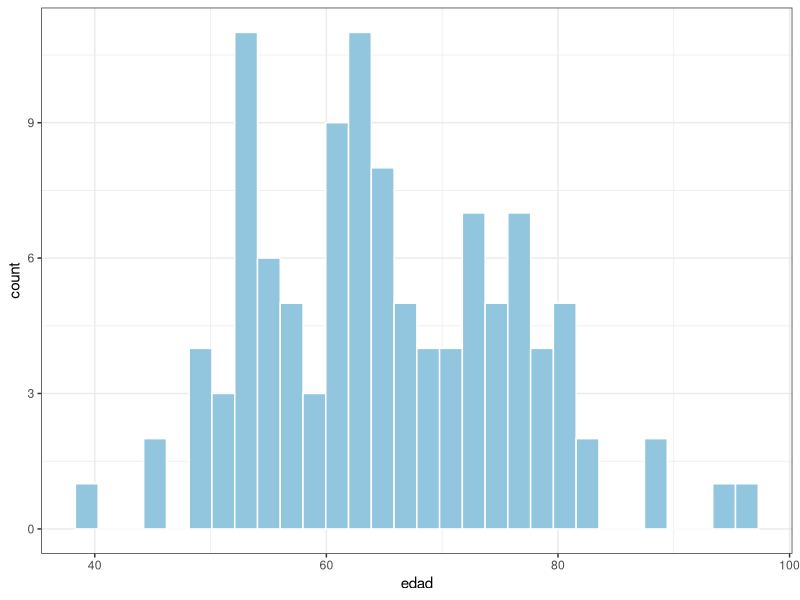
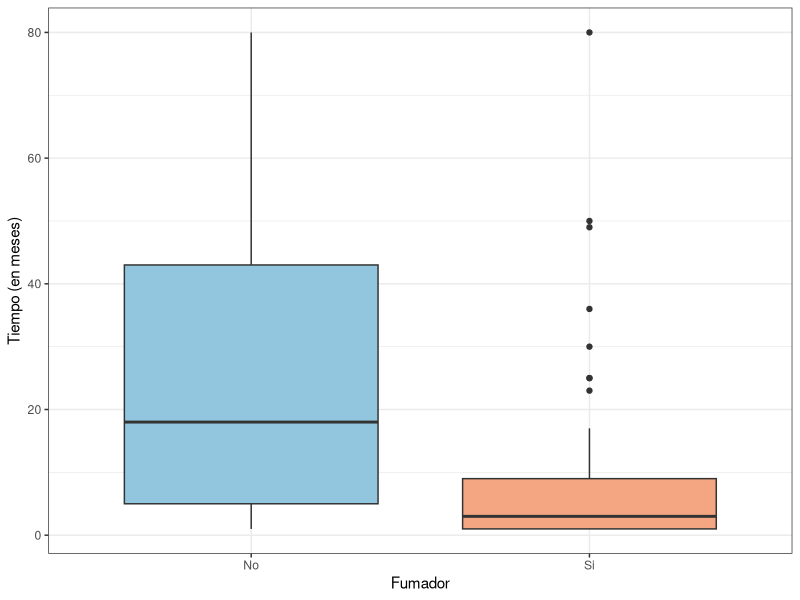
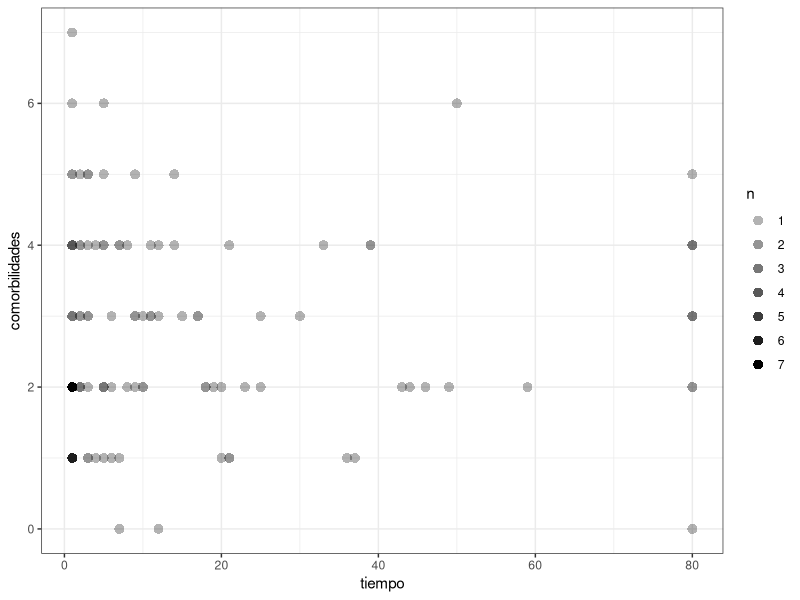
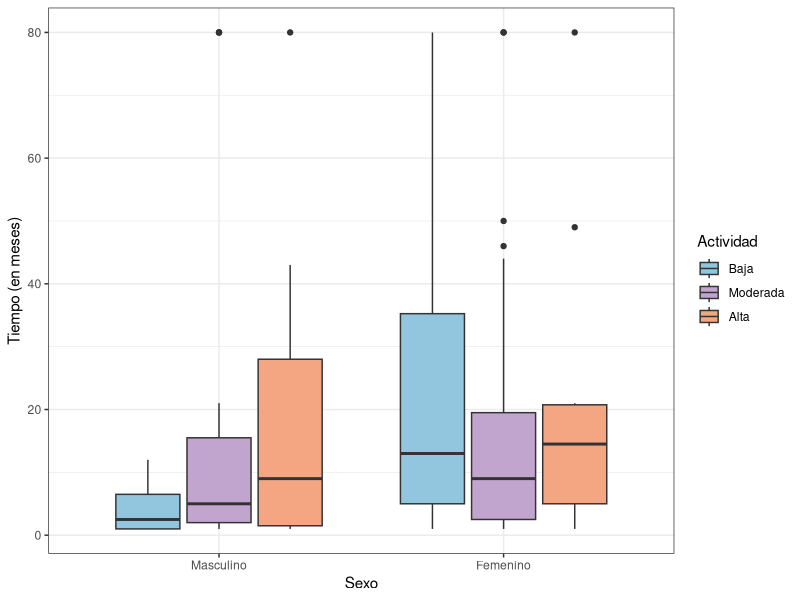
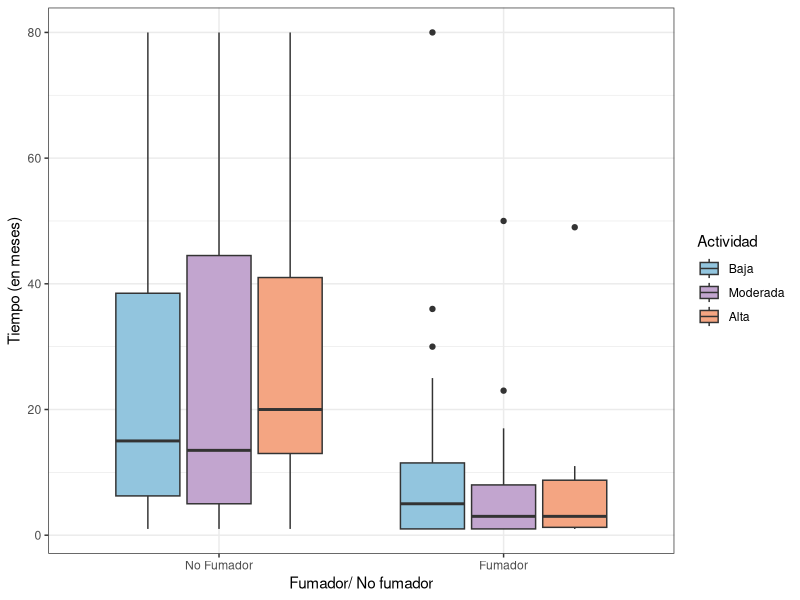

Generate these figures, in order, with R:
## ---- chunk 1
# holandaaaa se me ocurrió que podemos ir hablando por acá (igual pusé comentarios más abajo jeje)
## ---- chunk 2
knitr::opts_chunk$set(
  warning = FALSE,
  message = FALSE
)
## ---- chunk 3

library(readr)
library(tibble)
library(tidyverse)
library(dplyr)
library(knitr)
library(kableExtra)
library(RColorBrewer) # Paletas
library(survival)  # Manejo datos de supervivencia 
library(survminer) # Crear gráficos con la función ggsurvplot()
library(survMisc)  # Para realizar el test de tendencia
library(ggpubr)    # Manejo de gráficos con ggplot (o ggsurvplot)

# Para que las tablas, etc esté en español
# tinytex::tlmgr_install("babel-spanish")


## ---- chunk 4
# ------------ Cargando los datos  ------------
# Somos el grupo 7 así que nos corresponde el dataset 7:

datos <- read_csv("conjunto_grupo_7.csv")
View(datos)
summary(datos)
## ---- chunk 5
# Para ver paletas de colores: (Me gustó la RdBu, pero decime voooos)
# display.brewer.all()

# Para ver cuántos colores tiene la paleta:
# brewer.pal.info["RdBu", "maxcolors"]

#  brewer.pal.info["PRGn", "maxcolors"]

# Para que los muestre:
# display.brewer.pal(n = 11, "RdBu")
# prgn <- brewer.pal(n = 11, name = "PRGn")
# barplot(rep(1, 11), col = prgn, names.arg = prgn, las = 2)

# Para los nombres de los colores:
# brewer.pal(n = 11, name = "RdBu")

# Para ver qué color es cuál:
# colores <- brewer.pal(11, "RdBu")
# barplot(rep(1, 11), col = colores, names.arg = colores, las = 2)

# VER de ponerles nombres
# colores <- brewer.pal(11, "RdBu")
# names(colores) <- c("RojoOscuro", "Rojo", "Rosa", "Salmón", "Beige",
#                     "Gris", "Celeste", "AzulClaro", "Azul", "AzulOscuro", "AzulMuyOscuro")

## ---- chunk 6

# ------------ Análisis descriptivo ------------

 # IDEAS:
 # - Histograma de edad


# Histograma:
# VER
ggplot(datos, aes(x = edad)) +
  geom_histogram(fill = "#92C5DE", color = "white") +
  theme_bw()
## ---- chunk 7
# Boxplot fumadores:
datos %>% 
  group_by(fumador) %>% 
  ggplot(aes(x = fumador, y = tiempo, fill = fumador)) + 
  geom_boxplot() +
  scale_fill_manual(values = c("#92C5DE", "#F4A582"))+
  labs (x = "Fumador", y = "Tiempo (en meses)") +
  scale_x_discrete(label = c("No", "Si")) +
  theme_bw() +
  theme(legend.position = "none") 


## ---- chunk 8
#BORRAR ???
 # VER si usar o no 
# datos %>% 
#   group_by(actividad) %>% 
#   ggplot(aes(x = actividad, y = tiempo)) + 
#   geom_boxplot() +
#   theme_bw()


 # BORRAR????
# Intentando una tabla, capaz es más útil que un gráfico en este caso:
# datos %>% 
#   group_by(actividad) %>% 
#   summarise(
#      n = n(),
#     media = mean(tiempo),
#     mediana = median(tiempo),
#     sd = sd(tiempo)
#    )

# DEJAR ESTA ?
# Esta me gusta más:
datos %>% 
  mutate(
    actividad = str_to_title(as.character(actividad)),
        actividad = factor(actividad,
                       levels = c("Alta", "Moderada", "Baja"))) %>% 
  group_by(actividad) %>% 
  summarise(
    n = n(),
    media = mean(tiempo),
    mediana = median(tiempo),
    sd = sd(tiempo)
  ) %>%
  mutate(
    across(where(is.numeric),
           ~round(.x, 2))) %>%
  kable(
     caption = "\\parbox{.8\\linewidth}{\\centering Medidas descriptivas de los pacientes según nivel \\\\ de actividad física}",
    col.names = c("Actividad", "n", "Media", "Mediana", "Desvío estándar"),
    escape = F) %>%
  kable_styling(latex_options = c("responsive", "hold_position"))



## ---- chunk 9
# Comorbilidad:
ggplot(datos, aes(x = tiempo, y = comorbilidades)) +
  geom_count(aes(alpha = after_stat(n)), shape = 16, size = 3) +
  scale_alpha(range = c(0.3, 1)) +
  theme_bw()




datos %>% 
  mutate(comorbilidades = factor(comorbilidades)) %>% 
  group_by(comorbilidades) %>% 
  summarise(
    n = n(),
    media = mean(tiempo),
    mediana = median(tiempo),
    sd = sd(tiempo)
  ) %>%
  mutate(
    across(where(is.numeric),
           ~round(.x, 2))) %>%
  kable(
     caption = "\\parbox{.8\\linewidth}{\\centering Medidas descriptivas de los pacientes según \\\\ cantidad de comorbilidades}",
    col.names = c("Comorbilidades", "n", "Media", "Mediana", "Desvío estándar"),
    escape = F) %>%
  kable_styling(latex_options = c("responsive", "hold_position"))


# Sólo hay una persona que presentó 7 comorbilidades así que no se puede calcular el desvío 



## ---- chunk 10
# Intento de boxplot sexo y actividad física
datos %>% 
  mutate(
    sexo = str_to_title(as.character(sexo)),
    sexo = factor(sexo,
                  levels = c("Masculino", "Femenino")),
        actividad = str_to_title(as.character(actividad)),
    actividad = factor(actividad,
         levels = c("Baja", "Moderada", "Alta"))) %>% 
  group_by(sexo, actividad) %>%
  ggplot(aes(x = sexo, y = tiempo, fill = actividad))+
  geom_boxplot()+
  scale_fill_manual(values = c("#92C5DE", "#C2A5CF","#F4A582"))  +
  labs(x = "Sexo",
       y = "Tiempo (en meses)",
       fill = "Actividad") +
  theme_bw() 
## ---- chunk 11
# Intento de actividad física y fumadores
datos %>% 
  mutate(
        actividad = str_to_title(as.character(actividad)),
    actividad = factor(actividad,
         levels = c("Baja", "Moderada", "Alta"))) %>% 
  group_by(fumador, actividad) %>%
  ggplot(aes(x = fumador, y = tiempo, fill = actividad))+
  geom_boxplot()+
  scale_fill_manual(values = c("#92C5DE", "#C2A5CF","#F4A582"))  +
  labs(x = "Fumador/ No fumador",
       y = "Tiempo (en meses)",
       fill = "Actividad") +
  scale_x_discrete(label = c("No Fumador", "Fumador")) +
  theme_bw() 
